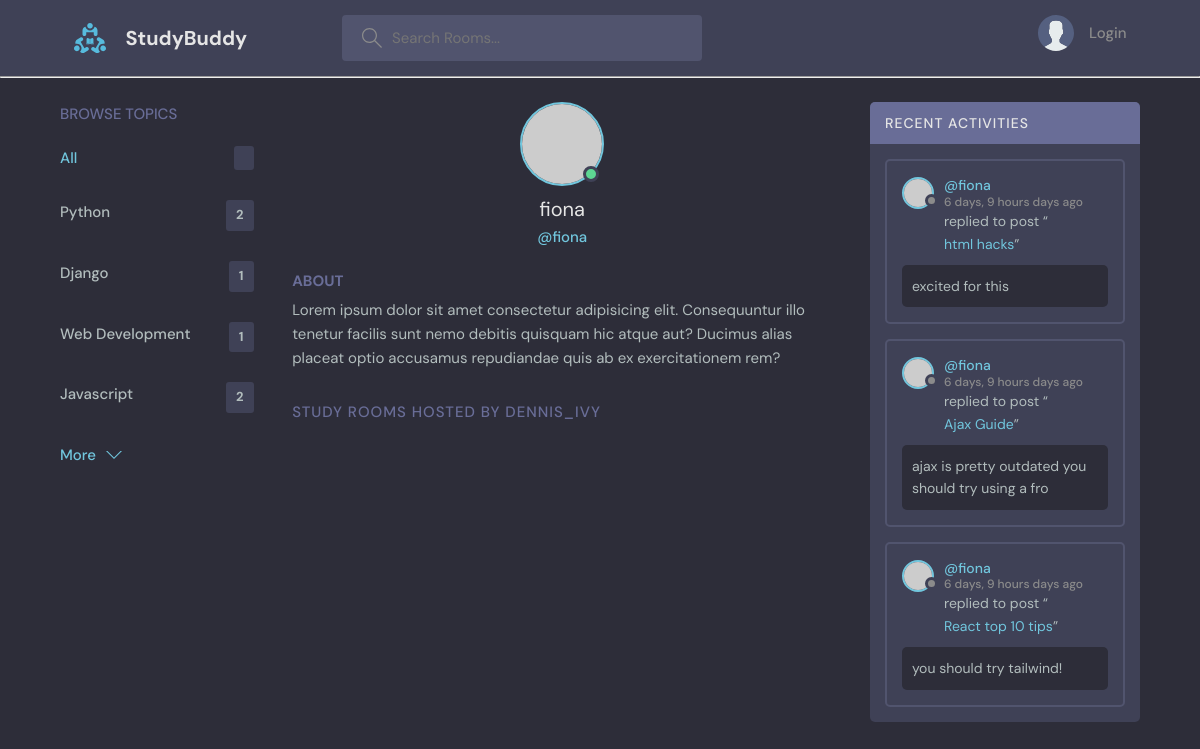
The page /profile/5/ on the database as committed earlier.
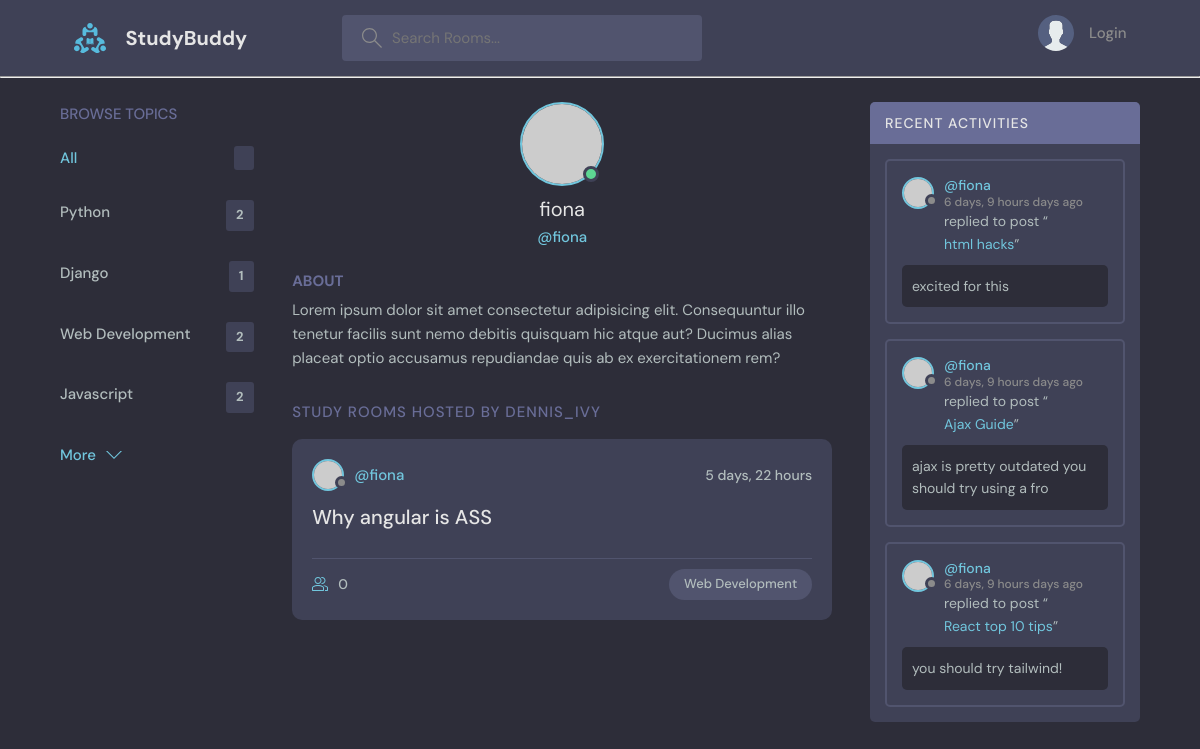
The same page on the database as committed later.
### base/models.py (models this page shows, shortened)
class Topic(models.Model):
    name = models.CharField(max_length=200)

class Message(models.Model):
    user = models.ForeignKey(User , on_delete=models.CASCADE) # A message only has one user
    room = models.ForeignKey(Room , on_delete=models.CASCADE) # CASCADE Means if room is deleted the Message will also be deleted
    body = models.TextField(max_length=250)
    updated = models.DateTimeField(auto_now=True) #Automatic DateTimeField | Everytime we save
    created = models.DateTimeField(auto_now_add=True) #When we first save
    class Meta:
        ordering = ['-updated', '-created'] # if with "-" it will be reversed
    def __str__(self):
        return self.body[0:50]

class Room(models.Model):
    host = models.ForeignKey(User , on_delete=models.SET_NULL , null=True)
    topic = models.ForeignKey(Topic , on_delete=models.SET_NULL , null=True) # When the topic is deleted room will remain
    name = models.CharField(max_length=200)
    description = models.TextField(null=True ,blank=True, max_length=200) # Null meaning it can be blank
    participants = models.ManyToManyField(User , related_name="participants" , blank=True)
    updated = models.DateTimeField(auto_now=True) #Automatic DateTimeField | Everytime we save
    created = models.DateTimeField(auto_now_add=True) #When we first save
    class Meta:
        ordering = ['-updated', '-created'] # if with "-" it will be reversed
    def __str__(self):
        return self.name

### base/views.py (the view)
# urls.py: path('profile/<str:pk>/' , views.userProfile , name="profile"),
def userProfile(request , pk):
    user = User.objects.get(id = pk)
    rooms = user.room_set.all() # get all children of an object
    room_messages = user.message_set.all() #
    topics = Topic.objects.all()
    context = {'user' : user , 'rooms' : rooms ,'room_messages' : room_messages , 'topics' : topics}
    return render(request , 'base/profile.html' , context)

### base/templates/base/profile.html (shortened to what this page needs)
{% extends "main.html" %}
{% block content %}
<main class="profile-page layout layout--3">
  <div class="container">
    {% include 'base/topics_component.html' %}
    <div class="roomList">
      <div class="profile">
        <div class="profile__avatar">
          <div class="avatar avatar--large active">
            <img src="https://randomuser.me/api/portraits/men/11.jpg" />
          </div>
        </div>
        <div class="profile__info">
          <h3>{{user.username}}</h3>
          <p>@{{user.username}}</p>
        </div>
        <div class="profile__about">
          <h3>About</h3>
          <p>
            Lorem ipsum dolor sit amet consectetur adipisicing elit. Consequuntur illo tenetur
            facilis sunt nemo debitis quisquam hic atque aut? Ducimus alias placeat optio
            accusamus repudiandae quis ab ex exercitationem rem?
          </p>
        </div>
      </div>
      <div class="roomList__header">
        <div>
          <h2>Study Rooms Hosted by dennis_ivy</a>
          </h2>
        </div>
      </div>
      {% include 'base/feed_component.html' %}
    </div>
    {% include 'base/activity_component.html' %}
  </div>
</main>
{% endblock %}

### base/templates/base/topics_component.html
<div class="topics">
    <div class="topics__header">
        <h2>Browse Topics</h2>
    </div>
    <ul class="topics__list">
        <li>
            <a href="{% url 'home' %}" class="active">All <span>{{room_count}}</span></a>
        </li>
        <li>
            {% for topic in topics %}
            <a href="{% url 'home' %}?q={{topic.name}}">{{topic.name}} <span> {{topic.room_set.all.count}} </span></a>
            {% endfor %}
        </li>
    </ul>
    <a class="btn btn--link" href="{% url 'topics' %}">
        More
        <svg version="1.1" xmlns="http://www.w3.org/2000/svg" width="32" height="32" viewBox="0 0 32 32">
            <title>chevron-down</title>
            <path d="M16 21l-13-13h-3l16 16 16-16h-3l-13 13z"></path>
        </svg>
    </a>
</div>

### base/templates/base/feed_component.html (shortened to what this page needs)
{% for room in rooms %}
<div class="roomListRoom">
    <div class="roomListRoom__header">
        <a href="{% url 'profile' room.host.id %}" class="roomListRoom__author">
            <div class="avatar avatar--small">
                <img src="https://randomuser.me/api/portraits/women/11.jpg" />
            </div>
            <span>@{{room.host.username}}</span>
        </a>
        <div class="roomListRoom__actions">
            <span>{{room.created|timesince}}</span>
        </div>
    </div>
    <div class="roomListRoom__content">
        <a href="{% url 'room' room.id %}">{{room.name}}</a>
    </div>
    <div class="roomListRoom__meta">
        <a href="{% url 'room' room.id %}" class="roomListRoom__joined">
            {{room.participants.all.count}}
        </a>
        <p class="roomListRoom__topic">{{room.topic.name}}</p>
    </div>
</div>
{% endfor %}

### base/templates/base/activity_component.html (shortened to what this page needs)
<div class="activities">
    <div class="activities__header">
        <h2>Recent Activities</h2>
    </div>
    {% for message in room_messages %}
    <div class="activities__box">
        <div class="activities__boxHeader roomListRoom__header">
            <a href="{% url 'profile' message.user.id %}" class="roomListRoom__author">
                <div class="avatar avatar--small">
                    <img src="https://randomuser.me/api/portraits/women/11.jpg" />
                </div>
                <p>
                    @{{message.user}}
                    <span>{{message.created|timesince}} days ago</span>
                </p>
            </a>
        </div>
        <div class="activities__boxContent">
            <p>replied to post “<a href="room.html">{{message.room}}</a>”</p>
            <div class="activities__boxRoomContent">
                {{message}}
            </div>
        </div>
    </div>
    {% endfor %}
</div>

Rows that differ between the two databases and show on the page:
computed for Topic "Web Development": room_set.all.count "1" → "2"
added Room: host.username "fiona", created "5 days, 22 hours", name "Why angular is ASS", participants.all.count "0", topic.name "Web Development"
